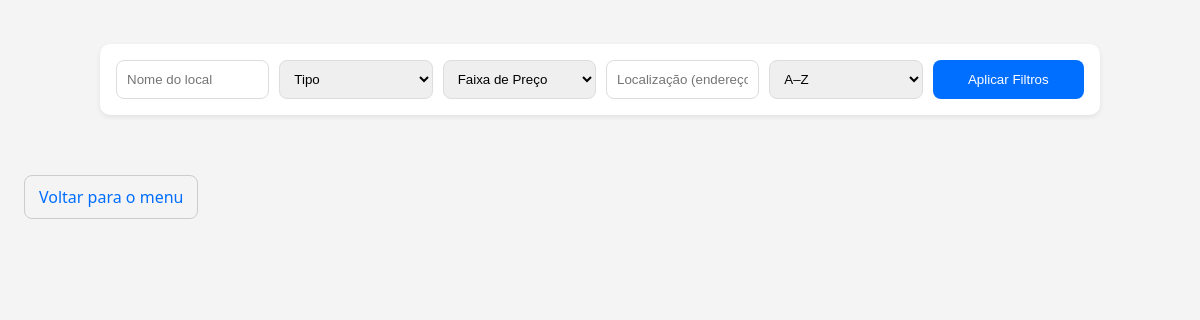
Before: /locais/explorar.php with the older database file.
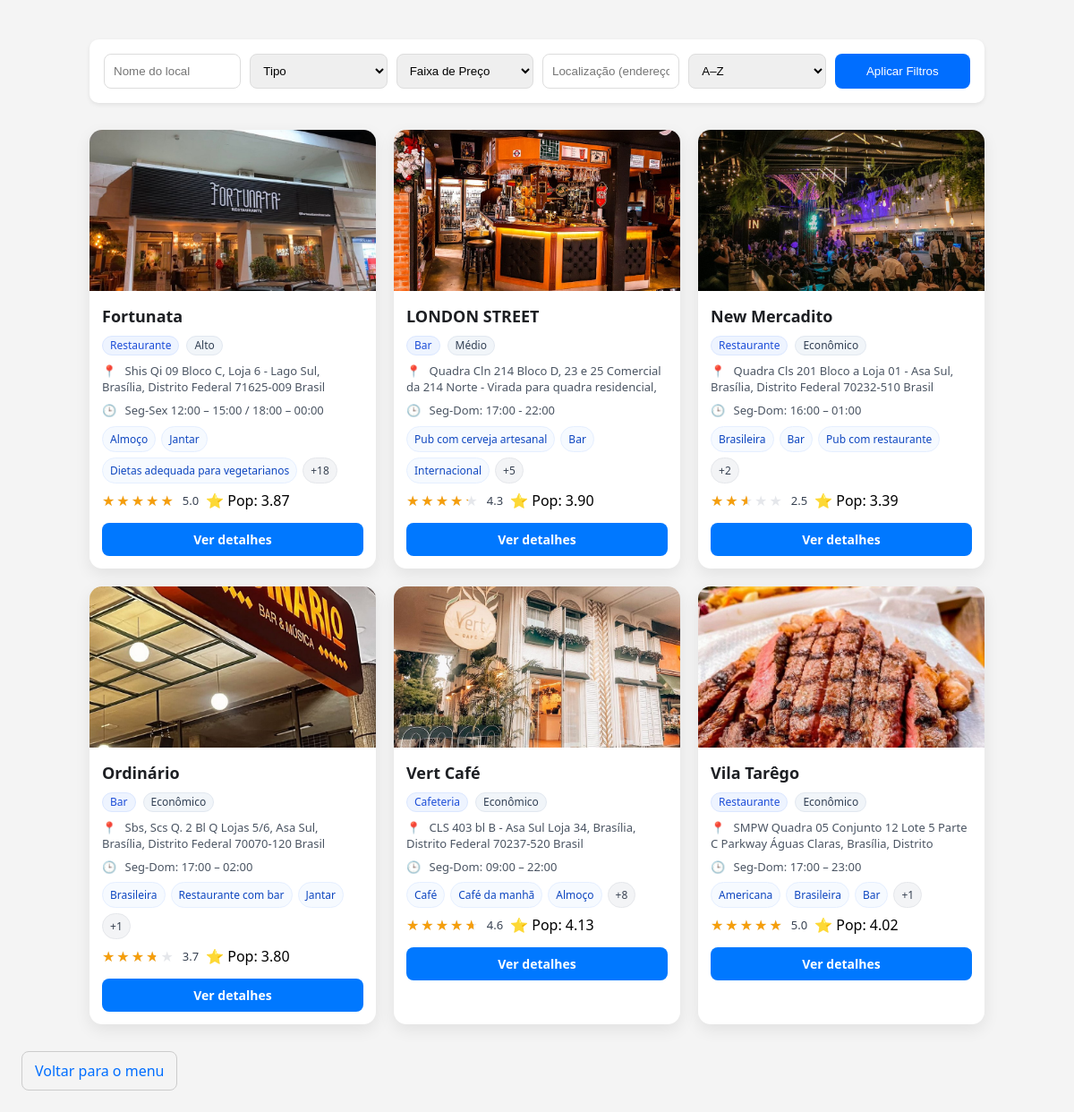
After: the same page with the newer database file.
### tables this page shows
CREATE TABLE locais (
  id_local INT AUTO_INCREMENT PRIMARY KEY,
   
  nome VARCHAR(120) NOT NULL,
  tipo ENUM(
    'Restaurante','Bar','Cafeteria','Lanchonete','Pizzaria',
    'Parque','Praça','Museu','Teatro','Show','Evento',
    'Feira','Mercado','Atração Turística','Outro'
  ) NOT NULL,
   
  descricao TEXT,
   
  endereco VARCHAR(255) NOT NULL,
   
  faixa_preco ENUM('Econômico','Médio','Alto') NOT NULL,
   
  horario_funcionamento TEXT,
   
  site VARCHAR(255),
  telefone VARCHAR(25),
  email_contato VARCHAR(120),
  redes_sociais TEXT,
   
  servicos TEXT,
   
  imagem_capa VARCHAR(255),
  avaliacao_media FLOAT DEFAULT 0,
   
  criado_em TIMESTAMP DEFAULT CURRENT_TIMESTAMP,
  atualizado_em TIMESTAMP DEFAULT CURRENT_TIMESTAMP ON UPDATE CURRENT_TIMESTAMP,
   
  INDEX idx_locais_tipo (tipo),
  INDEX idx_locais_faixa (faixa_preco),
  INDEX idx_locais_nome (nome)
);

### bd/conexao.php (called while the page is built, shortened)
<?php
function url(string $path): string {
    return rtrim(BASE_PATH, '/') . '/' . ltrim($path, '/');
}

### locais/explorar.php (the view, shortened to what this page needs)
<?php
require __DIR__ . '/../bd/conexao.php';
$pdo = pdo();
$endereco    = $_GET['endereco']    ?? '';
$nome        = $_GET['nome']        ?? '';
$ordenar     = $_GET['ordenar']     ?? 'nome';
$query = "
SELECT
  l.id_local,
  l.nome,
  l.tipo,
  l.endereco,
  l.faixa_preco,
  l.horario_funcionamento,
  l.servicos,
  l.imagem_capa,
  COALESCE(AVG(a.nota), 0) AS avaliacao_media,
  COUNT(a.id_avaliacao) AS total_avaliacoes,
  -- Cálculo de popularidade (modelo IMDb)
  (
    (COUNT(a.id_avaliacao) / (COUNT(a.id_avaliacao) + 50)) * COALESCE(AVG(a.nota), 0)
    +
    (50 / (COUNT(a.id_avaliacao) + 50)) * (SELECT AVG(nota) FROM avaliacoes)
  ) AS popularidade
FROM locais l
LEFT JOIN avaliacoes a ON a.id_local = l.id_local
WHERE 1=1
";
$query .= " GROUP BY l.id_local ";
switch ($ordenar) {
    default:
        $query .= " ORDER BY l.nome ASC";
        break;
}
$stmt = $pdo->prepare($query);
$stmt->execute();
$locais = $stmt->fetchAll(PDO::FETCH_ASSOC);
function split_list($str) {
    $parts = array_map('trim', explode(',', (string)$str));
    return array_values(array_filter($parts, fn($v) => $v !== ''));
}
?>
<!DOCTYPE html>
<html lang="pt-br">
<head>
    <link rel="stylesheet" href="../css/explorar.css">
</head>
<body>
    <div class="filters-container">
        <form method="GET" class="filters-form">
            <input type="text" name="nome" placeholder="Nome do local" value="<?= htmlspecialchars($nome) ?>">
            <select name="tipo">
                <option value="">Tipo</option>
            </select>
            <select name="faixa_preco">
                <option value="">Faixa de Preço</option>
            </select>
            <input type="text" name="endereco" placeholder="Localização (endereço, bairro, rua...)" value="<?= htmlspecialchars($endereco) ?>">
            <select name="ordenar" onchange="this.form.submit()">
                <option value="nome" <?= $ordenar === 'nome' ? 'selected' : '' ?>>A–Z</option>
            </select>
            <button type="submit">Aplicar Filtros</button>
        </form>
    </div>
    <div class="locais-container">
        <?php foreach ($locais as $local): ?>
            <?php
              $img = $local['imagem_capa']
                     ? "../img/capa-locais/" . htmlspecialchars($local['imagem_capa'])
                     : "../img/default-profile.jpg";
              $nomeCard = htmlspecialchars($local['nome']);
              $tipoCard = htmlspecialchars($local['tipo']);
              $preco    = htmlspecialchars($local['faixa_preco']);
              $end      = htmlspecialchars($local['endereco'] ?? '');
              $rating = (float)($local['avaliacao_media'] ?? 0);
              $rating = max(0, min(5, $rating));
              $ratingPct = ($rating / 5) * 100;
              $pop = number_format((float)($local['popularidade'] ?? 0), 2);
              $horario_snippet = '';
              if (!empty($local['horario_funcionamento'])) {
                $parts = preg_split('/[;\n]+/', (string)$local['horario_funcionamento']);
                $horario_snippet = trim($parts[0] ?? '');
              }
              $servicos_arr = split_list($local['servicos'] ?? '');
              $serv_preview = array_slice($servicos_arr, 0, 3);
              $serv_extra   = max(0, count($servicos_arr) - 3);
            ?>
            <div class="local-card">
              <img src="<?= $img ?>" alt="Imagem de <?= $nomeCard ?>" class="local-image">
              <div class="local-body">
                <h3 class="local-title"><?= $nomeCard ?></h3>
                <div class="badges-row">
                  <span class="badge badge-type"><?= $tipoCard ?></span>
                  <span class="badge badge-preco"><?= $preco ?></span>
                </div>
                <?php if ($end): ?>
                  <p class="local-address"><span class="icon">📍</span> <?= $end ?></p>
                <?php endif; ?>
                <?php if ($horario_snippet): ?>
                  <p class="local-hours"><span class="icon">🕒</span> <?= htmlspecialchars($horario_snippet) ?></p>
                <?php endif; ?>
                <?php if (!empty($serv_preview)): ?>
                  <div class="chips">
                    <?php foreach ($serv_preview as $s): ?>
                      <span class="chip"><?= htmlspecialchars($s) ?></span>
                    <?php endforeach; ?>
                    <?php if ($serv_extra > 0): ?>
                      <span class="chip chip-more">+<?= $serv_extra ?></span>
                    <?php endif; ?>
                  </div>
                <?php endif; ?>
                <div class="rating-row">
                  <div class="stars" style="--rating-pct: <?= $ratingPct ?>%;" aria-label="Avaliação <?= number_format($rating,1) ?> de 5"></div>
                  <span class="rating-number"><?= number_format($rating,1) ?></span>
                  <span class="popularity-number">⭐ Pop: <?= $pop ?></span>
                </div>
                <a href="detalhes.php?id=<?= (int)$local['id_local'] ?>" class="btn-detalhes">Ver detalhes</a>
              </div>
            </div>
        <?php endforeach; ?>
    </div>
    <a class="link-button" href="<?= url('./dashboard.php') ?>">Voltar para o menu</a>
</body>
</html>

### css/explorar.css (style rules this page uses)
* { margin: 0; padding: 0; box-sizing: border-box; }
body { font-family: system-ui, Arial, sans-serif; background-color: #f4f4f4; padding: 24px; }
.link-button { display: inline-block; padding: 10px 14px; border: 1px solid #ccc; border-radius: 8px; text-decoration: none; color: #006eff; text-align: center; }
.filters-container { width: 100%; max-width: 1000px; margin: 20px auto; padding: 16px; background: #fff; border-radius: 10px; box-shadow: 0 2px 5px rgba(0,0,0,0.08); }
.filters-form { display: flex; flex-wrap: wrap; gap: 10px; }
.filters-form input, .filters-form select, .filters-form button { flex: 1; min-width: 150px; padding: 10px; border: 1px solid #ddd; border-radius: 8px; }
.filters-form button { background: #006eff; color: #fff; border: none; cursor: pointer; transition: 0.2s; }
.locais-container { width: 100%; max-width: 1000px; margin: 30px auto; display: grid; grid-template-columns: repeat(auto-fill, minmax(270px, 1fr)); gap: 20px; }
.local-card { background: #fff; border-radius: 14px; box-shadow: 0 6px 18px rgba(0,0,0,0.08); overflow: hidden; display: flex; flex-direction: column; transition: transform .18s ease, box-shadow .18s ease; }
.local-image { width: 100%; height: 180px; object-fit: cover; display: block; }
.local-body { padding: 12px 14px 14px; display: flex; flex-direction: column; gap: 8px; }
.local-title { font-size: 18px; color: #1d1f23; margin: 4px 0 2px; }
.badges-row { display: flex; gap: 8px; flex-wrap: wrap; }
.badge { display: inline-block; padding: 4px 8px; border-radius: 999px; font-size: 12px; line-height: 1; border: 1px solid transparent; }
.badge-type { background: #eef4ff; color: #1d4ed8; border-color: #dbe7ff; }
.badge-preco { background: #f1f5f9; color: #334155; border-color: #e2e8f0; }
.local-address, .local-hours { font-size: 13px; color: #4b5563; line-height: 1.4; max-height: calc(1.4em * 2); overflow: hidden; text-overflow: ellipsis; display: block; }
.icon { margin-right: 6px; }
.chips { display: flex; flex-wrap: wrap; gap: 6px; }
.chip { font-size: 12px; padding: 5px 8px; border-radius: 999px; background: #f6faff; color: #0f47c0; border: 1px solid #e5efff; }
.chip-more { background: #f3f4f6; color: #374151; border-color: #e5e7eb; }
.rating-row { display: flex; align-items: center; gap: 8px; }
.stars { position: relative; display: inline-block; font-size: 16px; line-height: 1; letter-spacing: 2px; height: 1em; }
.stars::before { content: "★★★★★"; color: #e5e7eb; }
.stars::after { content: "★★★★★"; color: #f59e0b; position: absolute; top: 0; left: 0; width: var(--rating-pct, 0%); overflow: hidden; white-space: nowrap; }
.rating-number { font-size: 13px; color: #374151; }
.btn-detalhes { display: inline-block; margin-top: 6px; padding: 9px 14px; background-color: #0078ff; color: #fff; border-radius: 8px; text-align: center; text-decoration: none; font-size: 14px; font-weight: 600; transition: background-color .25s ease, transform .18s ease; }

Changed rows visible on the page:
added locais: imagem_capa (picture), nome "Fortunata", tipo "Restaurante", faixa_preco "Alto", endereco "Shis Qi 09 Bloco C, Loja 6 - Lago Sul, Brasília, Distrito Federal 71625-009 Brasil", horario_funcionamento "Seg-Sex 12:00 – 15:00 / 18:00 – 00:00", servicos "Almoço", servicos "Jantar", servicos "Dietas adequada para vegetarianos", servicos "18", $ratingPct 100 (drawn), rating "5.0", pop "3.87"
added locais: imagem_capa (picture), nome "LONDON STREET", tipo "Bar", faixa_preco "Médio", endereco "Quadra Cln 214 Bloco D, 23 e 25 Comercial da 214 Norte - Virada para quadra residencial,…", horario_funcionamento "Seg-Dom: 17:00 - 22:00", servicos "Pub com cerveja artesanal", servicos "Bar", servicos "Internacional", servicos "5", $ratingPct 85 (drawn), rating "4.3", pop "3.90"
added locais: imagem_capa (picture), nome "New Mercadito", tipo "Restaurante", faixa_preco "Econômico", endereco "Quadra Cls 201 Bloco a Loja 01 - Asa Sul, Brasília, Distrito Federal 70232-510 Brasil", horario_funcionamento "Seg-Dom: 16:00 – 01:00", servicos "Brasileira", servicos "Bar", servicos "Pub com restaurante", servicos "2", $ratingPct 49.6 (drawn), rating "2.5", pop "3.39"
added locais: imagem_capa (picture), nome "Ordinário", tipo "Bar", faixa_preco "Econômico", endereco "Sbs, Scs Q. 2 Bl Q Lojas 5/6, Asa Sul, Brasília, Distrito Federal 70070-120 Brasil", horario_funcionamento "Seg-Dom: 17:00 – 02:00", servicos "Brasileira", servicos "Restaurante com bar", servicos "Jantar", servicos "1", $ratingPct 73.684 (drawn), rating "3.7", pop "3.80"
added locais: imagem_capa (picture), nome "Vert Café", tipo "Cafeteria", faixa_preco "Econômico", endereco "CLS 403 bl B - Asa Sul Loja 34, Brasília, Distrito Federal 70237-520 Brasil", horario_funcionamento "Seg-Dom: 09:00 – 22:00", servicos "Café", servicos "Café da manhã", servicos "Almoço", servicos "8", $ratingPct 92 (drawn), rating "4.6", pop "4.13"
added locais: imagem_capa (picture), nome "Vila Tarêgo", tipo "Restaurante", faixa_preco "Econômico", endereco "SMPW Quadra 05 Conjunto 12 Lote 5 Parte C Parkway Águas Claras, Brasília, Distrito…", horario_funcionamento "Seg-Dom: 17:00 – 23:00", servicos "Americana", servicos "Brasileira", servicos "Bar", servicos "1", $ratingPct 100 (drawn), rating "5.0", pop "4.02"
